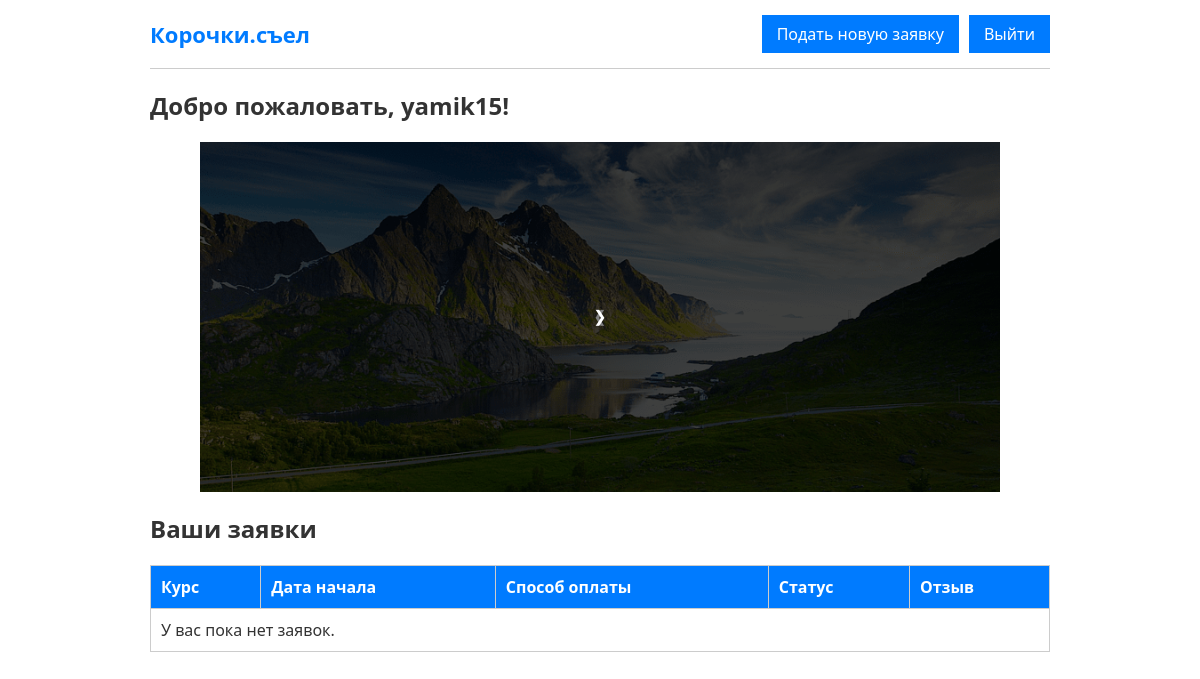
The page / (signed in) on the database as committed earlier.
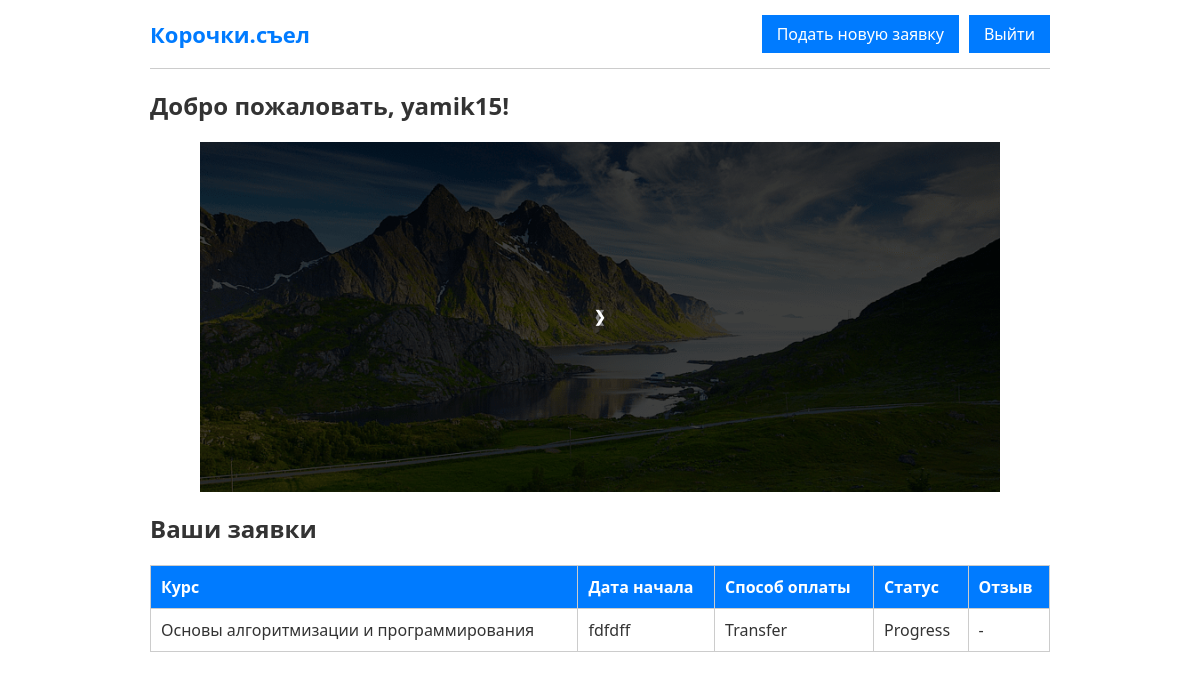
The same page on the database as committed later.
### apps/users/models.py (models this page shows)
class User(AbstractUser):
    full_name = models.CharField(max_length=100) # полное имя (максимальная длина - 100)
    phone = models.CharField(max_length=20) # телефон - формат: 8(XXX)XXX-XX-XX (максимальная длина - 20)
    email = models.EmailField(unique=True) # почта (должна быть уникальная)

### apps/applications/models.py (models this page shows, shortened)
class Application(models.Model):
    STATUS_CHOICES = [ # Выборка статуса (1 значение - в базе, 2 значение - для фронта)
        ('new', 'New'),
        ('in_progress', 'Progress'),
        ('completed', 'Completed')
    ]
    PAYMENT_CHOICES = [ # Выборка способа платежа (1 значение - в базе, 2 значение - для фронта)
        ('cash', 'Cash'),
        ('transfer', 'Transfer')
    ]
    user = models.ForeignKey(User, on_delete=models.CASCADE) # пользователь, подавший заявку (1. on_delete - при удалении пользователя удаляются и все его заявки. 2. ForeignKey - связь "много к одному", один пользователь может иметь много заявок, каждая заявка принадлежит ровно одному пользователю)
    course = models.CharField(max_length=100) # название курса
    start_date = models.CharField(max_length=10) # дата начала
    payment = models.CharField(max_length=20, choices=PAYMENT_CHOICES) # метод оплаты
    status = models.CharField(max_length=20, choices=STATUS_CHOICES, default='new') # статус заявки
    review = models.TextField(blank=True, null=True) # отзыв (1. blank=True - допускает пустое поле в формах. 2. null=True - допускает пустое поле в базе)
    created_at = models.DateTimeField(auto_now_add=True) # автоматическая простановка даты в момент создания записи (потом помогает в удобной сортировке через order_by("created_at"))
    class Meta:
        db_table = 'applications_application' # конкретное имя таблицы в бд

### apps/core/views.py (the view)
# urls.py: path('', views.home, name='home')
@login_required
def home(request):
    applications = Application.objects.filter(user=request.user).order_by("-created_at")
    return render(request, "core/home.html", {"applications": applications})

### templates/core/home.html (shortened to what this page needs)
{% extends "base.html" %}
{% load static %}
{% block content %}
<header class="header">
    <h1>Корочки.съел</h1>
    <nav>
        <a class="button" href="{% url 'create_app' %}">Подать новую заявку</a>
        <a class="button" href="{% url 'logout' %}">Выйти</a>
    </nav>
</header>
<h2>Добро пожаловать, {{ request.user.username }}!</h2>
<div class="slider">
    <div class="slides">
        <img src="{% static 'images/slide1.png' %}" alt="Slide 1" class="active">
    </div>
    <button class="prev" onclick="prevSlide()">&#10094;</button>
    <button class="next" onclick="nextSlide()">&#10095;</button>
</div>
<h2>Ваши заявки</h2>
<table>
    <tr>
        <th>Курс</th><th>Дата начала</th><th>Способ оплаты</th><th>Статус</th><th>Отзыв</th>
    </tr>
    {% for application in applications %}
    <tr>
        <td>{{ application.course }}</td>
        <td>{{ application.start_date }}</td>
        <td>{{ application.get_payment_display }}</td>
        <td>{{ application.get_status_display }}</td>
        <td>
            {% if application.status == 'completed' and not application.review %}
                <a href="{% url 'add_review' application.id %}">Оставить отзыв</a>
            {% elif application.review %}
                {{ application.review|truncatechars:30 }}
            {% else %}
                -
            {% endif %}
        </td>
    </tr>
    {% empty %}
    <tr><td colspan="5">У вас пока нет заявок.</td></tr>
    {% endfor %}
</table>
{% endblock content %}

### templates/base.html (shortened to what this page needs)
<!DOCTYPE html>
<html lang="ru">
<head>
    <link rel="stylesheet" href="/static/css/style.css">
</head>
<body>
    {% block content %}{% endblock content %}
</body>
</html>

### static/css/style.css (style rules this page uses)
body { font-family: 'Segoe UI', sans-serif; max-width: 900px; margin: 0 auto; padding: 0 20px; background: #fff; color: #333; }
.header { display: flex; justify-content: space-between; align-items: center; padding: 15px 0; border-bottom: 1px solid #ccc; }
.header h1 { margin: 0; font-size: 22px; color: #007bff; }
.header nav { display: flex; gap: 10px; }
input, select, textarea, button { padding: 8px; margin: 5px 0; width: 100%; box-sizing: border-box; border: 1px solid #999; font-size: 14px; }
button { background: #007bff; color: white; border: none; cursor: pointer; }
.button { display: inline-block; padding: 8px 15px; background: #007bff; color: white; text-decoration: none; }
table { width: 100%; border-collapse: collapse; margin: 15px 0; }
th, td { padding: 10px; border: 1px solid #ccc; text-align: left; }
th { background: #007bff; color: white; }
.slider { position: relative; width: 100%; max-width: 800px; margin: 15px auto; overflow: hidden; }
.slides img { width: 100%; height: 350px; object-fit: cover; display: none; }
.slides img.active { display: block; }
.prev, .next { position: absolute; top: 0; bottom: 0; margin: auto; background: rgba(0,0,0,0.5); color: white; border: none; padding: 10px 15px; cursor: pointer; font-size: 16px; }
.next { right: 0; }
.prev { left: 0; }

Rows that differ between the two databases and show on the page:
added Application: course "Основы алгоритмизации и программирования", start_date "fdfdff", payment "Transfer", status "Progress"
Other text that changed with them:
text no longer shown: "У вас пока нет заявок."
